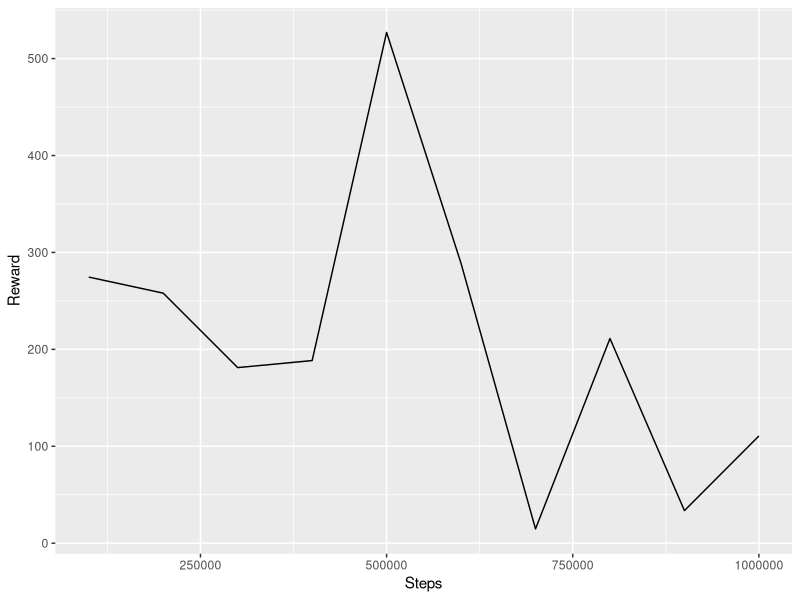
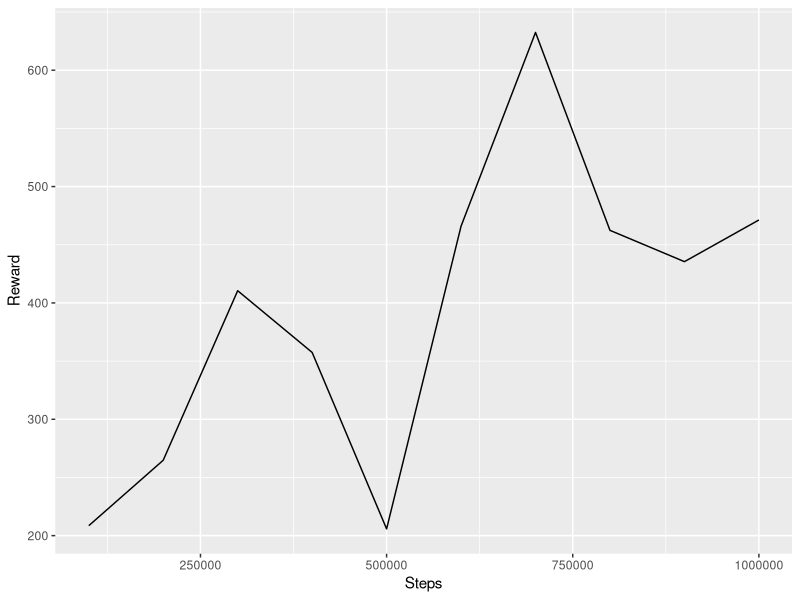
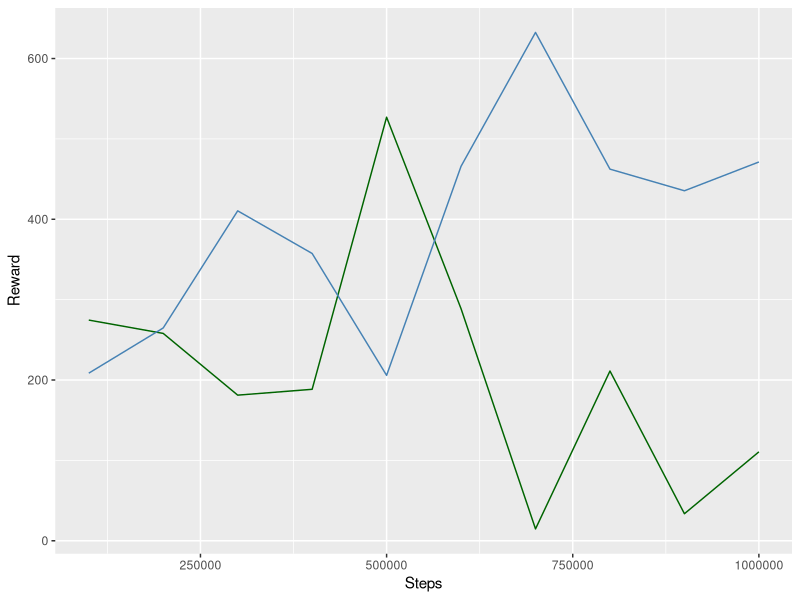

R code for these plots, in order:
require(ggplot2)

data <- read.csv("2nAnalisi/Llibre1.csv", header = TRUE, sep = ";", dec = ",")

# Fem grafics
# Recompenses
RewardPlot1<- ggplot(data,aes(x=Timesteps, y = Primer.model)) + 
  geom_line() + # Marquem el tipus de grafic
  labs(x = "Steps", y = "Reward") # 

RewardPlot2<- ggplot(data,aes(x=Timesteps, y = Segon.model)) + 
  geom_line() + # Marquem el tipus de grafic
  labs(x = "Steps", y = "Reward") # 

# Creem el gràfic comparatiu
RewardPlotComparativa <- ggplot(data,aes(x=Timesteps)) + 
  
  # Linia del codi que hem creat nosaltres
  geom_line(aes(y=Primer.model),color = "darkgreen") +
  
  # Linia del codi d'Atenea
  geom_line(aes(y=Segon.model),color="steelblue") +
  
  # Etiquetes del gràfic
  labs(x = "Steps", y = "Reward") 

if(FALSE){
  print(RewardPlot1)
  print(RewardPlot2)
  print(RewardPlotComparativa)
}

# Guardem els gràfics
ggsave(filename = paste("2nAnalisi/RewardPlot1.pdf"), 
       plot = RewardPlot1, device = "pdf", 
       width = 8.27, height = 4.5, units = c("in"))

ggsave(filename = paste("2nAnalisi/RewardPlot2.pdf"), 
       plot = RewardPlot2, device = "pdf", 
       width = 8.27, height = 4.5, units = c("in"))

ggsave(filename = paste("2nAnalisi/RewardPlotComparativa.pdf"), 
       plot = RewardPlotComparativa, device = "pdf", 
       width = 8.27, height = 4.5, units = c("in"))
